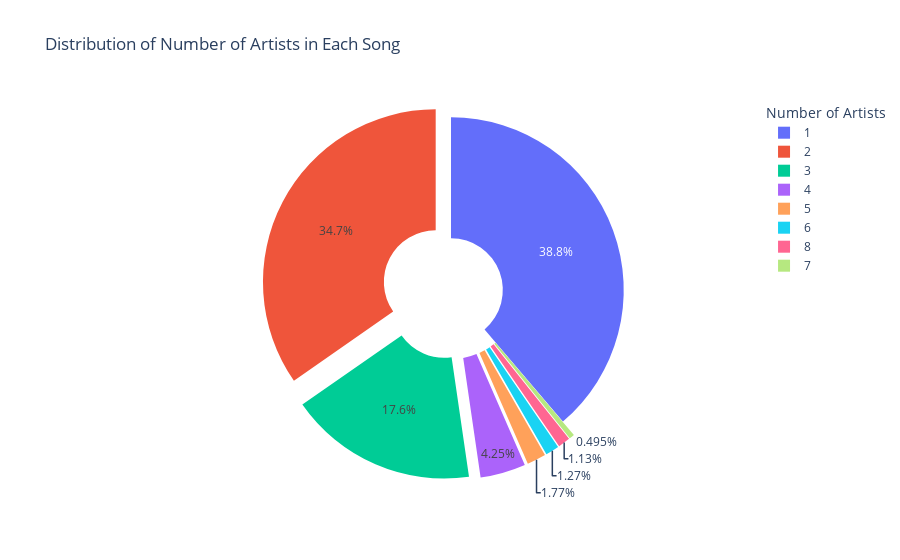

Write notebook code for a chart like this one.
### Code cell
# Plotting the distribution of number of artists in each song
pie_arr = []
for i in unique_arr:
    pie_arr.append(df.loc[df["artist_count"] == i]["artist_count"].sum().tolist())

# Defining labels
labels = unique_arr
explode = [0.05, 0, 0.05, 0.2, 0.2, 0.2, 0.2, 0.2]

fig = go.Figure(data=[go.Pie(labels=labels, values=pie_arr, hole=0.3, pull=[0.1 if exp != 0 else 0 for exp in explode])])

fig.update_layout(title="Distribution of Number of Artists in Each Song", legend_title="Number of Artists",)
fig.show()

### Figure 1 — Plotly figure (JSON) as saved in the notebook; plotly's stock layout.template omitted (floating-point values rounded to 4 significant figures)
{"data": [{"hole": 0.3, "labels": [2, 1, 3, 8, 4, 5, 6, 7], "pull": [0.1, 0, 0.1, 0.1, 0.1, 0.1, 0.1, 0.1], "type": "pie", "values": [490, 548, 249, 16, 60, 25, 18, 7]}], "layout": {"legend": {"title": {"text": "Number of Artists"}}, "title": {"text": "Distribution of Number of Artists in Each Song"}}}
